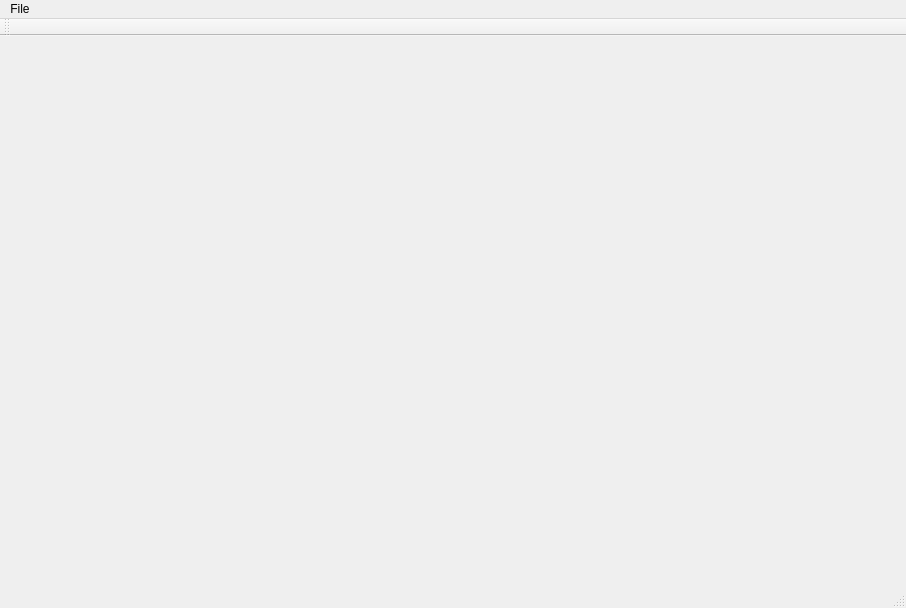
<?xml version="1.0" encoding="UTF-8"?>
<ui version="4.0">
 <class>MainWindow</class>
 <widget class="QMainWindow" name="MainWindow">
  <property name="geometry">
   <rect>
    <x>0</x>
    <y>0</y>
    <width>906</width>
    <height>608</height>
   </rect>
  </property>
  <property name="windowTitle">
   <string>MainWindow</string>
  </property>
  <widget class="QWidget" name="centralWidget">
   <widget class="MyFixedGLWidget" name="glwidget" native="true">
    <property name="geometry">
     <rect>
      <x>30</x>
      <y>20</y>
      <width>512</width>
      <height>512</height>
     </rect>
    </property>
   </widget>
  </widget>
  <widget class="QMenuBar" name="menuBar">
   <property name="geometry">
    <rect>
     <x>0</x>
     <y>0</y>
     <width>906</width>
     <height>21</height>
    </rect>
   </property>
   <widget class="QMenu" name="menuFile">
    <property name="title">
     <string>File</string>
    </property>
    <addaction name="actionLoad_Brep_File"/>
   </widget>
   <addaction name="menuFile"/>
  </widget>
  <widget class="QToolBar" name="mainToolBar">
   <attribute name="toolBarArea">
    <enum>TopToolBarArea</enum>
   </attribute>
   <attribute name="toolBarBreak">
    <bool>false</bool>
   </attribute>
  </widget>
  <widget class="QStatusBar" name="statusBar"/>
  <action name="actionLoad_Brep_File">
   <property name="text">
    <string>Load Brep File</string>
   </property>
  </action>
 </widget>
 <layoutdefault spacing="6" margin="11"/>
 <customwidgets>
  <customwidget>
   <class>MyFixedGLWidget</class>
   <extends>QWidget</extends>
   <header location="global">myfixedglwidget.h</header>
   <container>1</container>
  </customwidget>
 </customwidgets>
 <resources/>
 <connections/>
</ui>
